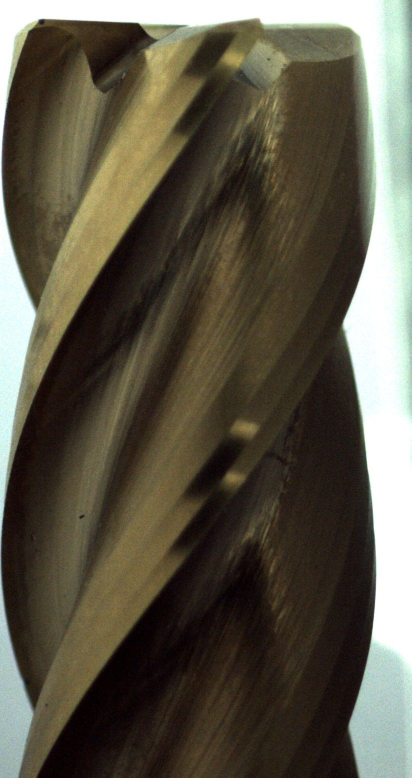
#> input picture Kurs_9/20_OpenCV_Image_Color_Chanel/Test1.jpg, 823 x 1555 px (shown at 1/2 size)
$ python Separieren_Channels_Einfach.py --image Test1.jpg   (older library calls are emulated)
#> lines starting #> are read from the running program, lines starting #| are printed output that depends on the picture
import numpy as np
import argparse
import cv2
import vg
import sys

ap = argparse.ArgumentParser()
ap.add_argument("-i", "--image", required = True, help = "Enter Path to the Image")
args = vars(ap.parse_args())
# Bild hochladen
image = cv2.imread(args["image"])
#> image is the input picture: shape (1555, 823, 3); mean B, G, R 73, 88.1, 93.2
#image = cv2.resize(image,(np.int(image.shape[1]/3),np.int(image.shape[0]/3)))
cv2.imshow("Orginal", image)
# Schneidet den String Minus 4. Also ist .jpg weg.
Bildname = args['image'][:-4]
Programmname = sys.argv[0][-10:-3]
# Kanäle trennen
(B,G,R) = cv2.split(image)
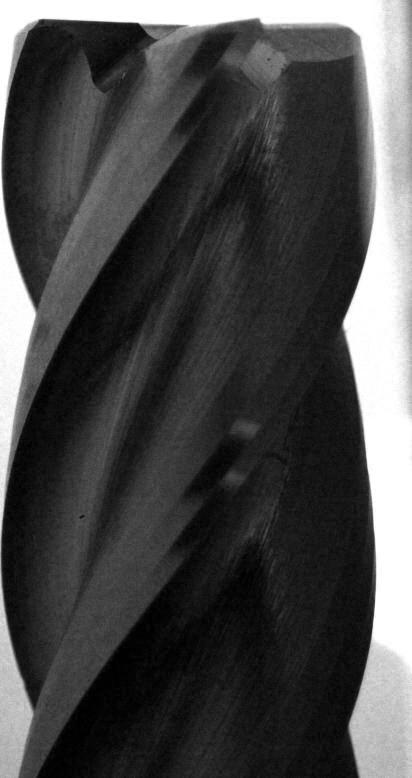
#> B: shape (1555, 823) (shown at 1/2 size); min 0, max 255, mean 73
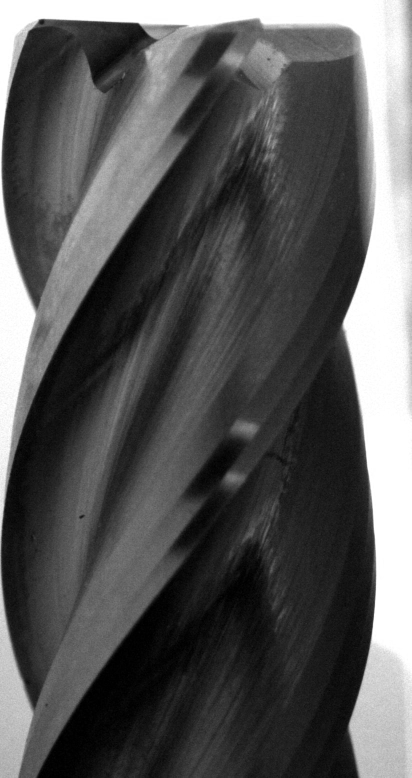
#> G: shape (1555, 823) (shown at 1/2 size); min 0, max 255, mean 88.1
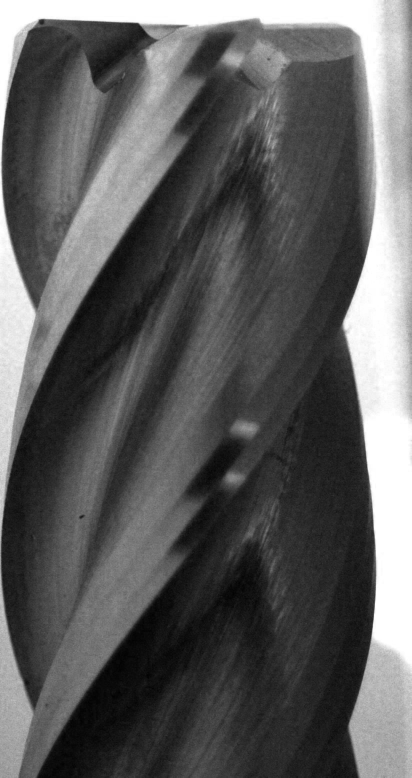
#> R: shape (1555, 823) (shown at 1/2 size); min 0, max 255, mean 93.2
cv2.imshow("Orginal", R)
cv2.imshow("Orginal", B)
cv2.imshow("Orginal", G)
# [8 lines of commented-out code are left out]

cv2.imwrite(Bildname+"Rot"+Programmname+".jpg", R)
cv2.imwrite(Bildname+"_Blau"+Programmname+".jpg", B)
cv2.imwrite(Bildname+"_Gruen"+Programmname+".jpg", G)
# [6 lines of commented-out code are left out]


cv2.imshow("Rot",R)
cv2.imshow("Blau",B)
cv2.imshow("Gruen",G)

cv2.waitKey(0)
